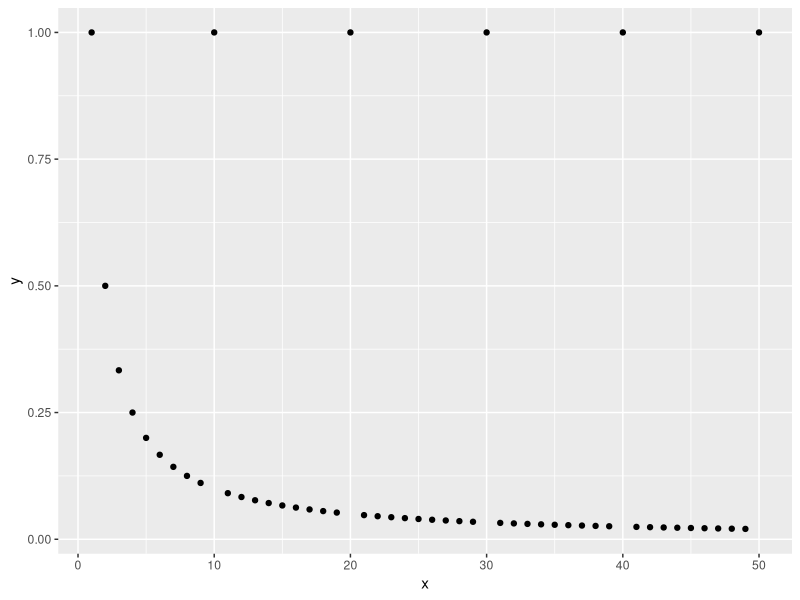

This chart was generated by the following R code:
## ---- chunk 1
library(ggplot2)
library(tidyverse)

data <- tibble (x = 1:50) %>%
  mutate(y = 1/x)

data$y[c(10, 20, 30, 40, 50)] <- rep(1, 5)  

f <- ggplot(data, aes(x = x, y = y)) +
  geom_point()

f
  
